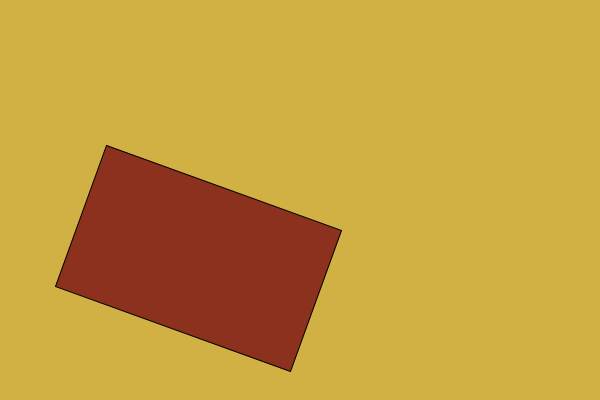
Frame 1 (no input)
Frame 60 (the mouse pressed at the canvas centre just before this capture): identical to frame 1, image omitted
Frame 120 (the mouse held since frame 60 and released just before this capture): identical to frame 1, image omitted

The Processing sketch that drew this single still picture (run headless with seeded random() and noise(); from frame 60 on, the mouse is pressed at the canvas centre):

// Processing sketch: box2
// ── box2.pde
void setup() {
   size(600, 400);
}

void draw() {
   background(210, 177, 68);
   fill(139, 49, 30);
   rotate(radians(20));
   rect(150, 100, 250, 150);
}
